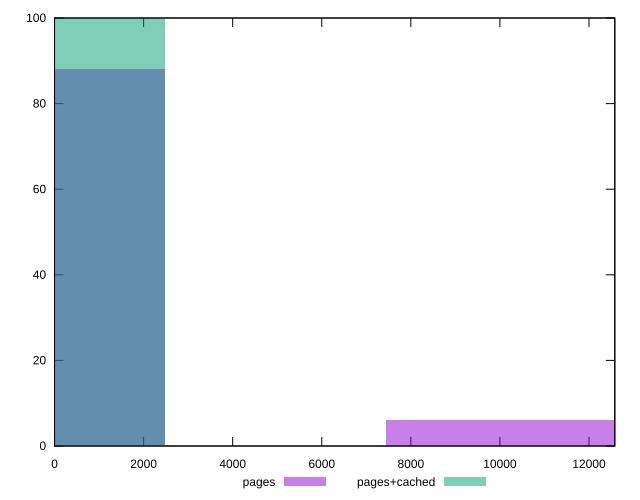

Write the gnuplot code that produced this figure.
reset

$pages <<EOF
0 88
14901.623952861117 6
9934.415968574078 6
EOF

$pagesCached <<EOF
0 100
EOF

set key outside below
set boxwidth 4967.207984287039
set xrange [0:12580]
set yrange [0:100]
set trange [0:100]
set style fill transparent solid 0.5 noborder
set terminal svg size 640, 500 enhanced background rgb 'white'
set output "report_00012_2021-02-09T11:01:39.952Z/uses-rel-preload/comparison/histogram/0_vs_1.svg"

plot $pages title "pages" with boxes, \
     $pagesCached title "pages+cached" with boxes

reset
